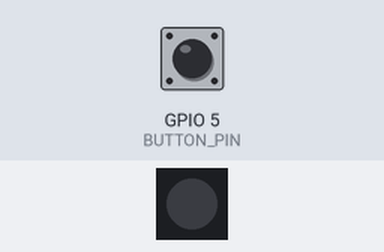
Recording of a program running on a simulated ESP32-S3. Shown: 1 RGB LEDs in strip order, left to right. The inputs (shaded band) are chosen by the test bench; at power-on: GPIO 5 (BUTTON_PIN) HIGH.

Above: at 1.2 s.
1.3 s: GPIO 5 (BUTTON_PIN) pulled LOW for 0.15 s
At 1.8 s:
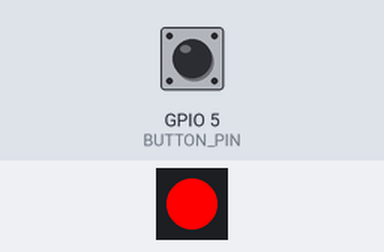
2.9 s: GPIO 5 (BUTTON_PIN) pulled LOW for 1 s
At 4.3 s:
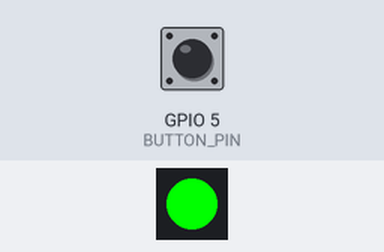
5.4 s: GPIO 5 (BUTTON_PIN) pulled LOW for 0.15 s
At 6.1 s:
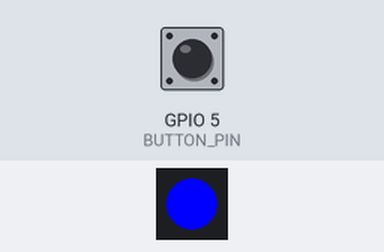
7.0 s: GPIO 5 (BUTTON_PIN) pulled LOW for 3.2 s
At 7.4 s:
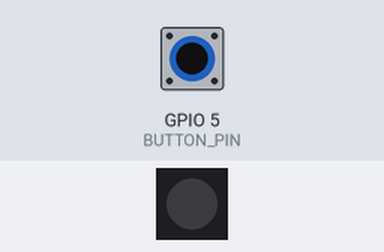
Timing chart, 0 to 10.0 s (numbered marks = the images above; inputs shaded):
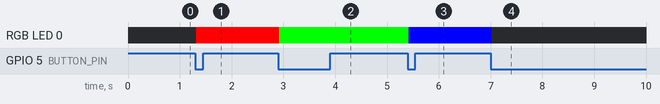

The program:

main.cpp
```cpp
#include <Arduino.h>
#include <Adafruit_NeoPixel.h>
#define BUTTON_PIN   5
#define PIXEL_PIN    48
#define PIXEL_COUNT 1
Adafruit_NeoPixel strip(PIXEL_COUNT, PIXEL_PIN, NEO_GRB + NEO_KHZ800);

boolean oldState = HIGH;
int     mode     = 0;

void setup() {
  Serial.begin(9600);
  pinMode(BUTTON_PIN, INPUT_PULLUP);
  strip.begin();
  strip.show();
}

void Red () {
  strip.setPixelColor(0, strip.Color(255,   0,   0));
  strip.show();
}

void Green () {
  strip.setPixelColor(0, strip.Color(0,   255,   0));
  strip.show();
}

void Blue () {
  strip.setPixelColor(0, strip.Color(0,   0,   255));
  strip.show();
}

void Black() {
  strip.setPixelColor(0, strip.Color(0,   0,    0));
  strip.show();
}

void loop() {
  boolean newState = digitalRead(BUTTON_PIN);

  if((newState == LOW) && (oldState == HIGH)) {
    delay(20);
    newState = digitalRead(BUTTON_PIN);
    if(newState == LOW) {
      if(++mode > 3) mode = 0;
      switch(mode) {
        case 0:
          Black();
          break;
        case 1:
          Red();
          break;
        case 2:
          Green();
          break;
        case 3:
          Blue();
          break;
      }
    }
  }

  oldState = newState;
}
```

Measured:
- after the input at 1.3 s, RGB LED 0: off → RGB(255, 0, 0) at once
- after the input at 2.9 s, RGB LED 0: RGB(255, 0, 0) → RGB(0, 255, 0) at once
- after the input at 5.4 s, RGB LED 0: RGB(0, 255, 0) → RGB(0, 0, 255) at once
- after the input at 7.0 s, RGB LED 0: RGB(0, 0, 255) → off at once
